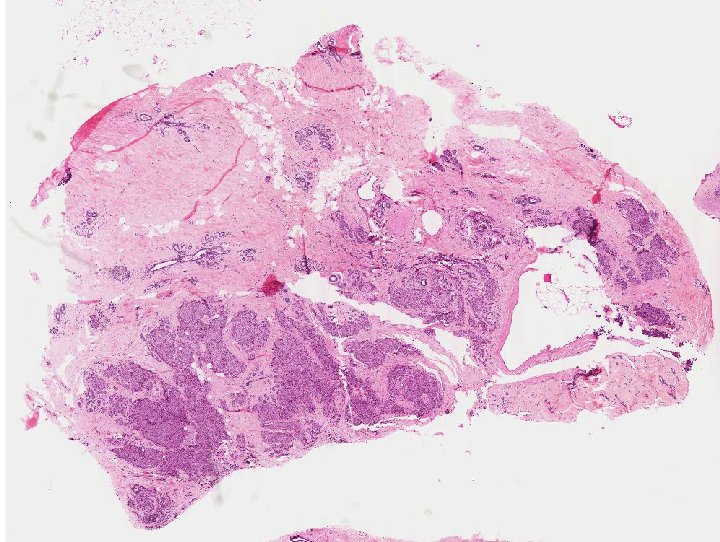
//> input picture Assignment3/CS585_Lab4_Solution/CS585_Lab4/bcancer1.png, 720 x 542 px
$ ./CS585_HW3   (built with g++ and OpenCV 4)
//> lines starting //> are read from the running program, lines starting //| are printed output that depends on the picture; after the words box and inside, x2 and y2 are one past the last pixel; in counts of white or black regions, pixels touching at a corner belong together
### Assignment3/CS585_Lab4_Solution/CS585_Lab4/stdafx.h
// stdafx.h : include file for standard system include files,
// or project specific include files that are used frequently, but
// are changed infrequently
//

#pragma once

#include "targetver.h"

#include <stdio.h>
#include <tchar.h>


// TODO: reference additional headers your program requires here

### Assignment3/CS585_Lab4_Solution/CS585_Lab4/CS585_HW3.cpp
/**
	CS585_Lab4.cpp
	@author: Ajjen Joshi
	@version: 1.0 9/25/2014

	CS585 Image and Video Computing Fall 2014
	Lab 4
	--------------
	This program introduces the following concepts:
 a) Understanding and applying basic morphological operations on images
 b) Finding and labeling blobs in a binary image
	--------------
 */


#include "stdafx.h"
#include "opencv2/core/core.hpp"
#include "opencv2/highgui/highgui.hpp"
#include <iostream>
#include <math.h>
#include "opencv2/imgproc/imgproc.hpp"
#include <time.h>

using namespace cv;
using namespace std;

/**
	Function that detects blobs from a binary image
	@param binaryImg The source binary image (binary image contains pixels labeled 0 or 1 (not 255))
	@param blobs Vector to store all blobs, each of which is stored as a vector of 2D x-y coordinates
 */
void convertToBinary (Mat &src, Mat &dst);
void findBiggestContour (Mat &, vector<vector<Point>> &, vector<Vec4i> &, int & , int & );
int calculateEulerNumber(Mat &);
double getOrientation (vector<Point>);
double calculateCircularity (Mat & src, vector<Point> & contour);
void thinningIteration(Mat& im, int iter);
void thinning(Mat& im);
double* part1(Mat & img, bool);
void part3(Mat & src);
void part4(vector<Mat> & images);
void part5(vector<Mat> & images);
void correlation(Mat & src, Mat & templ, Mat & dest, Point & max, float & maxIntensity);

int main(int argc, char **argv)
{

    // load in all the relevent image files
    vector<Mat> tumorSlides;
    tumorSlides.push_back(imread("bcancer1.png"));
//> tumorSlides[0] is the input picture: 542 rows x 720 cols, CV_8UC3; mean B, G, R 216.6, 197.1, 227.8
    tumorSlides.push_back(imread("bcancer2.png"));
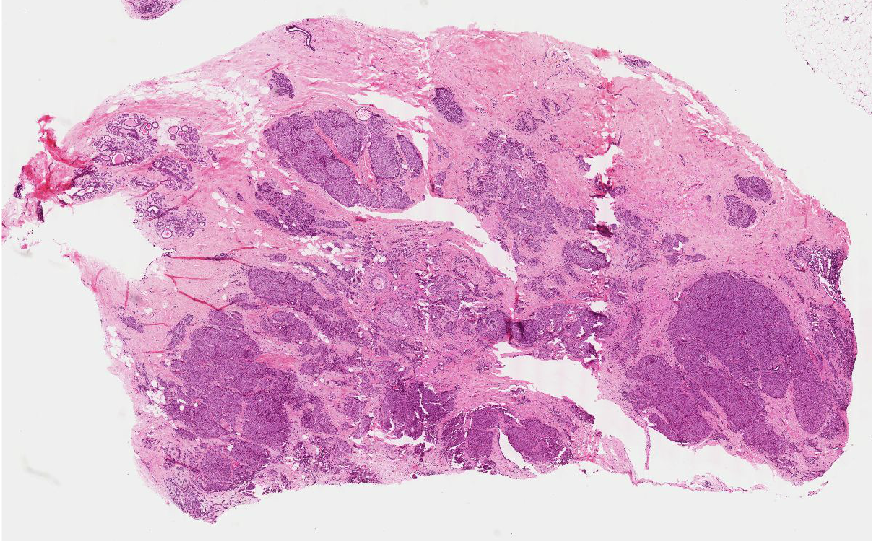
//> input picture Assignment3/CS585_Lab4_Solution/CS585_Lab4/bcancer2.png, 872 x 541 px
//> tumorSlides[1] is the input picture: 541 rows x 872 cols, CV_8UC3; mean B, G, R 204.9, 174, 219
    tumorSlides.push_back(imread("bcancer3.png"));
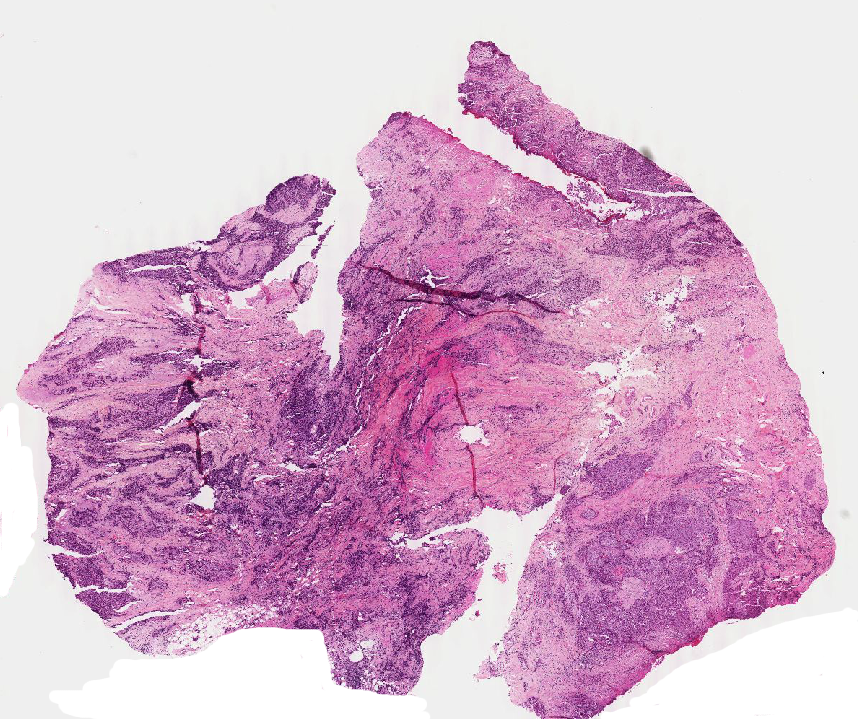
//> input picture Assignment3/CS585_Lab4_Solution/CS585_Lab4/bcancer3.png, 858 x 719 px
//> tumorSlides[2] is the input picture: 719 rows x 858 cols, CV_8UC3; mean B, G, R 203.8, 175.8, 214
    tumorSlides.push_back(imread("bcancer4.png"));
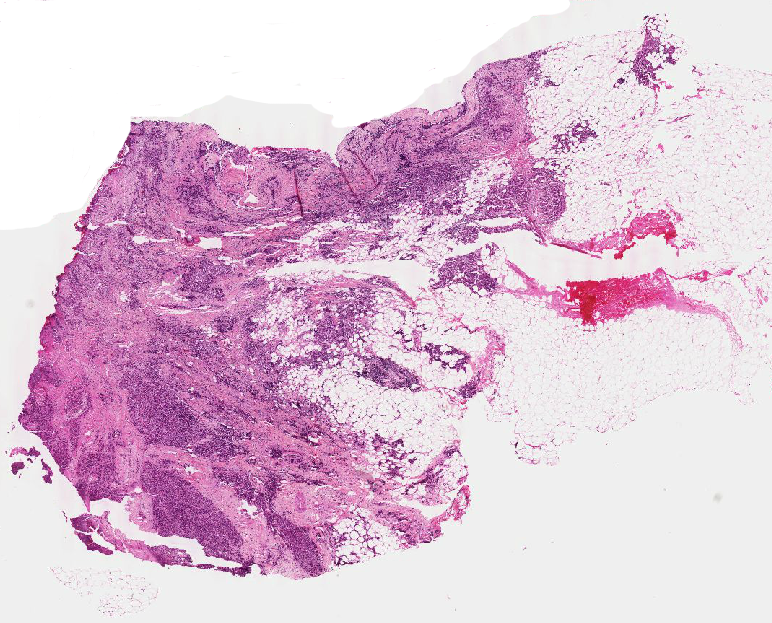
//> input picture Assignment3/CS585_Lab4_Solution/CS585_Lab4/bcancer4.png, 772 x 623 px
//> tumorSlides[3] is the input picture: 623 rows x 772 cols, CV_8UC3; mean B, G, R 215.5, 194.6, 222.9

    vector<Mat> tissueFolds;
    tissueFolds.push_back(imread("bcancer2.2.png"));
//> bcancer2.2.png cannot be read in this run, so this picture is empty
    tissueFolds.push_back(imread("bcancer3.1.png"));
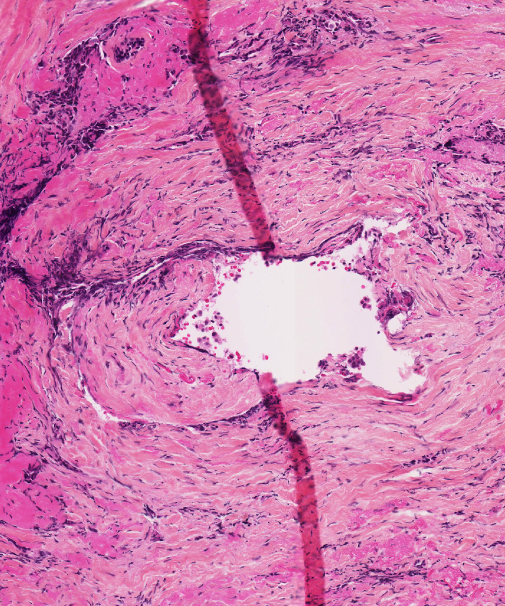
//> input picture Assignment3/CS585_Lab4_Solution/CS585_Lab4/bcancer3.1.png, 1010 x 1211 px (shown at 1/2 size)
//> tissueFolds[1] is the input picture: 1211 rows x 1010 cols, CV_8UC3; mean B, G, R 174.6, 121.7, 207.8
    tissueFolds.push_back(imread("bcancer3.2.png"));
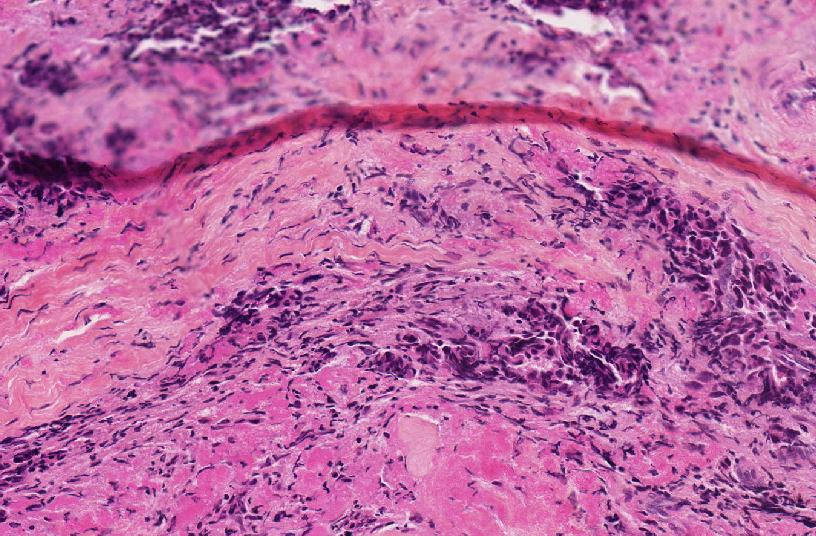
//> input picture Assignment3/CS585_Lab4_Solution/CS585_Lab4/bcancer3.2.png, 816 x 536 px
//> tissueFolds[2] is the input picture: 536 rows x 816 cols, CV_8UC3; mean B, G, R 161.8, 105, 186.6
    tissueFolds.push_back(imread("bcancer3.3.png"));
//> bcancer3.3.png cannot be read in this run, so this picture is empty

    // prepare timing things
    clock_t t;

    // easily select between different parts
    int part = 4; // choose between 1 and 5, 1 and 2 are the same

    // run the actual parts
    if (part==1 || part==2){
        t = clock();
        part1(tumorSlides[0],  true);
        t = clock() - t;
        cout << endl << "TIMING: " << t << endl;
    }
    else if (part==3){
        t = clock();
        part3(tissueFolds[2]);
        t = clock() - t;
        cout << endl << "TIMING: " << t << endl;
    }
    else if (part==4){
        t = clock();
        part4(tumorSlides);
        t = clock() - t;
        cout << endl << "TIMING: " << t << endl;
    }
    else if (part==5){
        t = clock();
        part5(tumorSlides);
        t = clock() - t;
        cout << endl << "TIMING: " << t << endl;
    }

    //namedWindow("Original");
    //imshow("Original", tumorSlides[2]);	// note img_bw is inverted here, as original processing made the forground white

    waitKey();
    return 0;
}


double * part1(Mat & img, bool showWindow = true){
    Mat im_gray;
    Mat binary;

    cvtColor(img.clone(),im_gray,CV_RGB2GRAY);

    //// invert the image
    bitwise_not ( im_gray, im_gray );
    convertToBinary(im_gray.clone(), binary);

    vector<vector<Point>> contours;
    vector<Vec4i> hierarchy;

    int maxsize = 0;
    int maxind = 0;

    findBiggestContour (binary, contours, hierarchy, maxsize, maxind);
    Mat contour_output = Mat::zeros( binary.size(), CV_8UC3 );

    // draw filled in largest object in black
    drawContours(contour_output, contours, maxind, 	Scalar::all(255), CV_FILLED, 8, hierarchy);

    // get information about the object:
    int area = maxsize;
    double orientation = getOrientation(contours[maxind]); // angle that the axis of least inertia makes with x-axis
    double circularity = calculateCircularity (contour_output, contours[maxind]) ; // Emin/Emax
    double perimeter = arcLength(contours[maxind],1); // perimeter of largest contour
    double euler = calculateEulerNumber(binary);// euler number, which in the way we are doing it now should always be 1 (one blob, no holes)


    if (showWindow){

        cout << endl;
        cout << "Area: " << area << " pixels" << endl;
        cout << "Orientation: " << orientation << " degrees" << endl;
        cout << "Circularity: " << circularity << " units" << endl;
        cout << "Length of Perimeter: " << perimeter << " pixels" << endl;
        cout << "Compactness: " << perimeter*perimeter/area << " units" << endl;
        cout << "Euler number: " << euler << endl;

        //// create windows
        namedWindow("Thresh");
        namedWindow("Contour");

        moveWindow("Thresh", 30,190);
        moveWindow("Contour", 760,190);
        bitwise_not(binary,binary);
        imshow("Thresh",binary);	// note img_bw is inverted here, as original processing made the forground white
        bitwise_not(contour_output,contour_output);
        imshow("Contour",contour_output);
    }

    double * result = new double[5];
    result[0] = area;
    result[1] = orientation;
    result[2] = circularity;
    result[3] = perimeter;
    result[4] = euler;
    return result;
}


// [57 lines left out: function part3, not called in this run]


void part4(vector<Mat> & images) {

    // read in the "lost" image
    Mat missingID = imread("bcancer4.png");
    namedWindow("X-ID");
    imshow("X-ID",missingID);

    vector<double *> results;
    for (int i = 0; i < images.size(); i++ ) {
        results.push_back(part1(images[i], false));
    }
//> this loop made 4 passes
//> (maxsize in part1, maxind in part1, area in part1, xc in getOrientation, yc in getOrientation, a in getOrientation, b in getOrientation, c in getOrientation) on passes 1 to 4: (212390, 20, 212390, 348.5, 274.4, 29949.1, -1629.7, 11217.3), (295776, 12, 295776, 451.3, 266.6, 43200.8, 3924.7, 14858.5), (343600, 4, 343600, 441.2, 416.1, 41838.3, -1776.5, 21162.1), (179874, 48, 179874, 283, 326.7, 19996.9, -12745, 17546.7)

    double * missStats = new double[5];
    missStats = part1(missingID,false);
//> in convertToBinary (call 5), `threshold(src, dst, 40, 255, THRESH_BINARY);`:
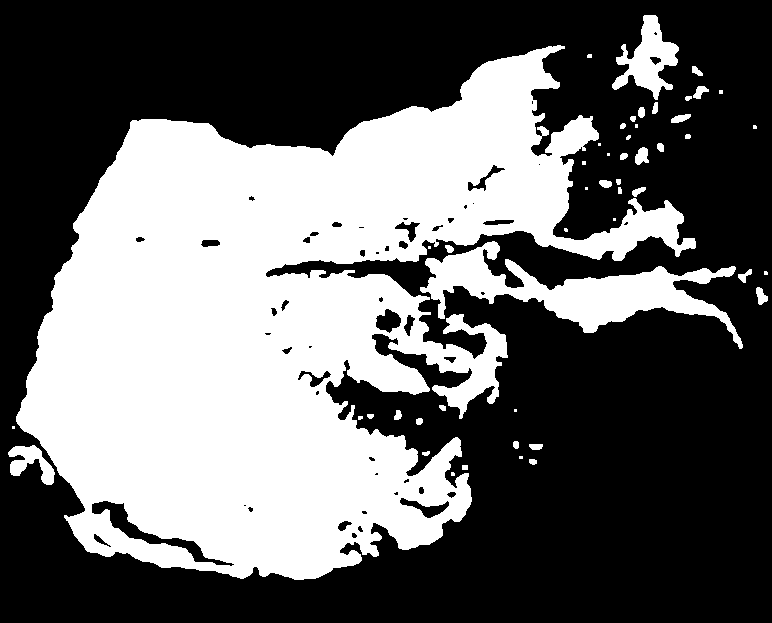
//> dst: 623 rows x 772 cols, CV_8UC1; 40.4% white; 50 white regions (18 under 20 px)
//> in findBiggestContour (call 5), `findContours(src.clone(), contours, hierarchy, RETR_EXTERNAL, CV_CHAIN..`: contours = 50 contours, 22 with area under 20; largest, box (x1, y1, x2, y2) and area: (16, 45, 696, 580) 179874, (420, 241, 743, 349) 10328, (612, 15, 679, 100) 2435, (8, 445, 55, 485) 804, (635, 147, 649, 165) 153
//> in part1 (call 5), `drawContours(contour_output, contours, maxind, 	Scalar::all(255), CV_F..`:
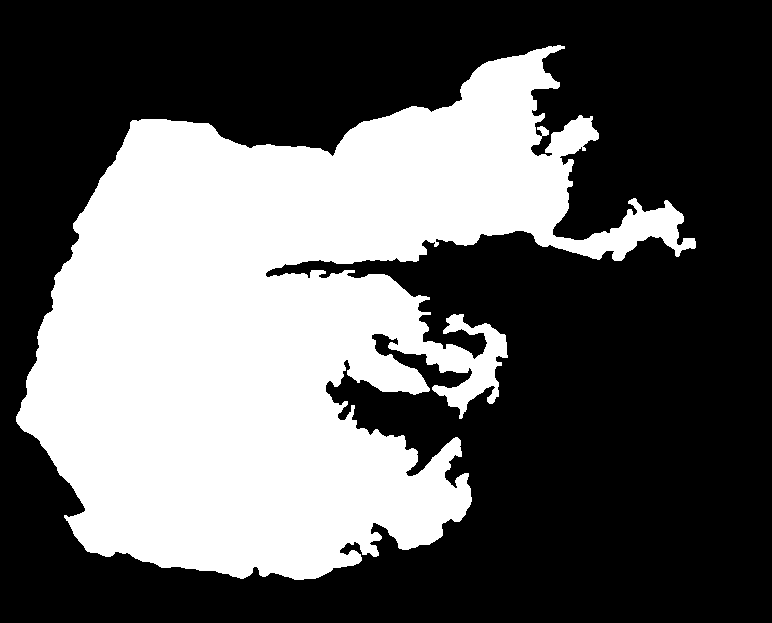
//> contour_output: 623 rows x 772 cols, CV_8UC3; 37.8% white; 1 white region
//> in calculateEulerNumber (call 5), `findContours( src.clone(), contours, hierarchy, CV_RETR_TREE, CV_CHAIN..`: contours = 101 contours, 40 with area under 20; largest, box (x1, y1, x2, y2) and area: (16, 45, 696, 580) 179874, (420, 241, 743, 349) 10328, (612, 15, 679, 100) 2435, (91, 500, 235, 567) 1622, (8, 445, 55, 485) 804

    double difference = 10; // measurd in %, for each category. this defualt also serves as the threshold for not counting any matches,
    // meaning at most cumulative 50% across all categories can be different for it to count as a possible match
    double index = -1;

    // algorithm: for each caegory, excluding orientation, add the % change to total match

    // print out the parameters/ comparisons with missing ID
    for (int i = 0; i < results.size(); i++ ) {
        double tmpMatch = 0;
        cout << "matching index: " << i << ": " << endl;
        for (int j=0; j< 5; j++){

            double tmp = abs((results[i][j] - missStats[j])/missStats[j]);
            tmpMatch += tmp;
            cout << tmpMatch << "/" << tmp << " :: " ;
        }
        cout << endl;
        if (tmpMatch < difference){
            difference = tmpMatch;
            index = i;
        }
    }
//> this loop made 4 passes
//> (tmpMatch, difference) on pass 4: (0, 0)
//> tmpMatch on passes 1 to 3: 34.69, 30.23, 29.04
//| matching index: 0:
//| matching index: 1:
//| matching index: 2:
//| matching index: 3:
//> after the loop, difference = 0; index = 3
    cout << endl << "Best matching index: " << index << ", difference added: " << difference << endl;
//| Best matching index: 3, difference added: 0

    // show the one the algorithm thinks matches:
    namedWindow("Best Match for unknown ID");
    imshow("Best Match for unknown ID", images[index]);
}


// [57 lines left out: function part5, not called in this run]


int calculateEulerNumber(Mat &src)
{
    int holes = 0;
    int bodies = 0;

    vector<vector<Point>> contours;
    vector<Vec4i> hierarchy;

    findContours( src.clone(), contours, hierarchy, RETR_EXTERNAL, CV_CHAIN_APPROX_NONE );
    bodies = contours.size();

    findContours( src.clone(), contours, hierarchy, CV_RETR_TREE, CV_CHAIN_APPROX_NONE );

    holes = 0;
    for(int idx=0; idx<hierarchy.size(); ++idx)
    {
        if(hierarchy[idx][3] != -1){
            holes ++;
        }
    }

    //imshow("Original", src);

    return bodies - holes;
}

void convertToBinary (Mat &src, Mat &dst) {

    blur( src, src, Size(5,5) );
    int erosion_size = 1;
    int dilation_size = 1;
    Mat element = getStructuringElement( MORPH_RECT,
                                        Size( 2*erosion_size + 1, 2*erosion_size+1 ),
                                        Point( erosion_size, erosion_size ) );

    ////perform erosions and dilations and  blur
    blur( src, src, Size(5,5) );
    erode(src, src, element);
    dilate( src, src, element );

    //// prior to invert
    threshold(src, dst, 40, 255, THRESH_BINARY);

}

void findBiggestContour (Mat & src, vector<vector<Point>> & contours, vector<Vec4i> & hierarchy, int & maxsize, int & maxind ){

    findContours(src.clone(), contours, hierarchy, RETR_EXTERNAL, CV_CHAIN_APPROX_SIMPLE, Point(0, 0) );

    for(unsigned int i = 0; i < contours.size(); i++ )
    {
        // Documentation on contourArea: http://docs.opencv.org/modules/imgproc/doc/structural_analysis_and_shape_descriptors.html#
        double area = contourArea(contours[i]);
        if (area > maxsize) {
            maxsize = (int) area;
            maxind = i;
        }
    }
}


double getOrientation (vector<Point> contour) {
    Moments mo = moments(contour,false);
    double xc = mo.m10/mo.m00;
    double yc = mo.m01/mo.m00;
    double a = mo.m20/mo.m00 - xc*xc;
    double b = 2*(mo.m11/mo.m00 - xc*yc);
    double c = mo.m02/mo.m00 - yc*yc;
    return atan2(b,(a-c))/2 * (180 / 3.1415926); // output in degrees
}

double calculateCircularity (Mat & src, vector<Point> & contour) {

    double a = 0, b = 0, c = 0;

    Moments m = moments(contour, true);
    Point centroid(m.m10/m.m00, m.m01/m.m00);

    for(int x = 0; x < src.rows; x ++ ) {
        for(int y = 0; y < src.cols; y ++ ) {
            if (src.at<Vec3b>(x,y)[0] != 0){
                a += (x - centroid.y) * (x - centroid.y);
                b += (x - centroid.y) * (y - centroid.x);
                c += (y - centroid.x) * (y - centroid.x);
            }
        }
    }
    b *= 2;
    double first_term = ((a - c)/2) * ((a - c) / sqrt((a - c) * (a - c) + b * b));
    double double_term = (b/2) * (b / sqrt((a - c) * (a - c) + b * b));

    double emin = (a + c) /2 - first_term - double_term;
    double emax = (a + c) /2 + first_term + double_term;

    return emin / emax;

}


//http://opencv-code.com/quick-tips/implementation-of-thinning-algorithm-in-opencv/
// [32 lines left out: function thinningIteration, not called in this run]

/**
 * Function for thinning the given binary image
 *
 * @param  im  Binary image with range = 0-255
 */
// [17 lines left out: function thinning, not called in this run]
